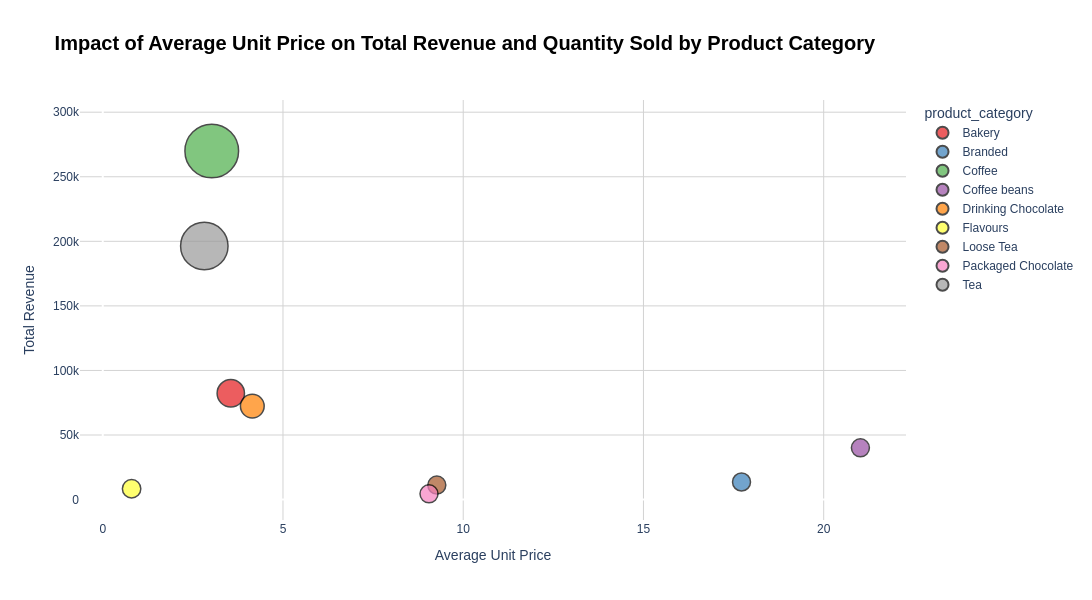

Write notebook code for a chart like this one.
### Code cell
fig = px.scatter(
    summary_data,
    x='average_unit_price',
    y='total_Revenue',
    size='total_quantity_sold',
    color='product_category',
    hover_name='product_category',
    title='<b>Impact of Average Unit Price on Total Revenue and Quantity Sold by Product Category</b>',
    labels={
        'average_unit_price': 'Average Unit Price', 
        'total_sales': 'Total Sales'
    },
    color_discrete_sequence=px.colors.qualitative.Set1  

    
)


fig.update_layout(
    title_font=dict(size=20, family='Arial', color='black'),
    font=dict(size=12, family='Arial'),
    height=600,
    width=1200,
    plot_bgcolor='white',
    xaxis=dict(
        title='Average Unit Price',
        showgrid=True,
        gridcolor='lightgray'
    ),
    yaxis=dict(
        title='Total Revenue',
        showgrid=True,
        gridcolor='lightgray'
    ),
    showlegend=True  # Keep the legend visible
)

# Adjust marker sizes to ensure visibility without overwhelming the chart
fig.update_traces(
    marker=dict(
        sizemode='area',
        sizeref=2.5*max(summary_data['total_quantity_sold'])/(60**2),  # Optimized for better balance
        sizemin=9,  # Ensure small points are visible without being too large
        line=dict(width=1.5, color='black')
    )
)

# Show the plot
fig.show()

### Figure 1 — Plotly figure (JSON) as saved in the notebook; plotly's stock layout.template omitted (floating-point values rounded to 4 significant figures)
{"data": [{"hovertemplate": "<b>%{hovertext}</b><br><br>product_category=Bakery<br>Average Unit Price=%{x}<br>total_Revenue=%{y}<br>total_quantity_sold=%{marker.size}<extra></extra>", "hovertext": ["Bakery"], "legendgroup": "Bakery", "marker": {"color": "rgb(228,26,28)", "line": {"color": "black", "width": 1.5}, "size": [23214], "sizemin": 9, "sizemode": "area", "sizeref": 61.98, "symbol": "circle"}, "mode": "markers", "name": "Bakery", "orientation": "v", "showlegend": true, "type": "scatter", "x": [3.552], "xaxis": "x", "y": [82320.0], "yaxis": "y"}, {"hovertemplate": "<b>%{hovertext}</b><br><br>product_category=Branded<br>Average Unit Price=%{x}<br>total_Revenue=%{y}<br>total_quantity_sold=%{marker.size}<extra></extra>", "hovertext": ["Branded"], "legendgroup": "Branded", "marker": {"color": "rgb(55,126,184)", "line": {"color": "black", "width": 1.5}, "size": [776], "sizemin": 9, "sizemode": "area", "sizeref": 61.98, "symbol": "circle"}, "mode": "markers", "name": "Branded", "orientation": "v", "showlegend": true, "type": "scatter", "x": [17.72], "xaxis": "x", "y": [13610.0], "yaxis": "y"}, {"hovertemplate": "<b>%{hovertext}</b><br><br>product_category=Coffee<br>Average Unit Price=%{x}<br>total_Revenue=%{y}<br>total_quantity_sold=%{marker.size}<extra></extra>", "hovertext": ["Coffee"], "legendgroup": "Coffee", "marker": {"color": "rgb(77,175,74)", "line": {"color": "black", "width": 1.5}, "size": [89250], "sizemin": 9, "sizemode": "area", "sizeref": 61.98, "symbol": "circle"}, "mode": "markers", "name": "Coffee", "orientation": "v", "showlegend": true, "type": "scatter", "x": [3.024], "xaxis": "x", "y": [270000.0], "yaxis": "y"}, {"hovertemplate": "<b>%{hovertext}</b><br><br>product_category=Coffee beans<br>Average Unit Price=%{x}<br>total_Revenue=%{y}<br>total_quantity_sold=%{marker.size}<extra></extra>", "hovertext": ["Coffee beans"], "legendgroup": "Coffee beans", "marker": {"color": "rgb(152,78,163)", "line": {"color": "black", "width": 1.5}, "size": [1828], "sizemin": 9, "sizemode": "area", "sizeref": 61.98, "symbol": "circle"}, "mode": "markers", "name": "Coffee beans", "orientation": "v", "showlegend": true, "type": "scatter", "x": [21.02], "xaxis": "x", "y": [40090.0], "yaxis": "y"}, {"hovertemplate": "<b>%{hovertext}</b><br><br>product_category=Drinking Chocolate<br>Average Unit Price=%{x}<br>total_Revenue=%{y}<br>total_quantity_sold=%{marker.size}<extra></extra>", "hovertext": ["Drinking Chocolate"], "legendgroup": "Drinking Chocolate", "marker": {"color": "rgb(255,127,0)", "line": {"color": "black", "width": 1.5}, "size": [17457], "sizemin": 9, "sizemode": "area", "sizeref": 61.98, "symbol": "circle"}, "mode": "markers", "name": "Drinking Chocolate", "orientation": "v", "showlegend": true, "type": "scatter", "x": [4.149], "xaxis": "x", "y": [72420.0], "yaxis": "y"}, {"hovertemplate": "<b>%{hovertext}</b><br><br>product_category=Flavours<br>Average Unit Price=%{x}<br>total_Revenue=%{y}<br>total_quantity_sold=%{marker.size}<extra></extra>", "hovertext": ["Flavours"], "legendgroup": "Flavours", "marker": {"color": "rgb(255,255,51)", "line": {"color": "black", "width": 1.5}, "size": [10511], "sizemin": 9, "sizemode": "area", "sizeref": 61.98, "symbol": "circle"}, "mode": "markers", "name": "Flavours", "orientation": "v", "showlegend": true, "type": "scatter", "x": [0.8], "xaxis": "x", "y": [8409.0], "yaxis": "y"}, {"hovertemplate": "<b>%{hovertext}</b><br><br>product_category=Loose Tea<br>Average Unit Price=%{x}<br>total_Revenue=%{y}<br>total_quantity_sold=%{marker.size}<extra></extra>", "hovertext": ["Loose Tea"], "legendgroup": "Loose Tea", "marker": {"color": "rgb(166,86,40)", "line": {"color": "black", "width": 1.5}, "size": [1210], "sizemin": 9, "sizemode": "area", "sizeref": 61.98, "symbol": "circle"}, "mode": "markers", "name": "Loose Tea", "orientation": "v", "showlegend": true, "type": "scatter", "x": [9.267], "xaxis": "x", "y": [11210.0], "yaxis": "y"}, {"hovertemplate": "<b>%{hovertext}</b><br><br>product_category=Packaged Chocolate<br>Average Unit Price=%{x}<br>total_Revenue=%{y}<br>total_quantity_sold=%{marker.size}<extra></extra>", "hovertext": ["Packaged Chocolate"], "legendgroup": "Packaged Chocolate", "marker": {"color": "rgb(247,129,191)", "line": {"color": "black", "width": 1.5}, "size": [487], "sizemin": 9, "sizemode": "area", "sizeref": 61.98, "symbol": "circle"}, "mode": "markers", "name": "Packaged Chocolate", "orientation": "v", "showlegend": true, "type": "scatter", "x": [9.051], "xaxis": "x", "y": [4408.0], "yaxis": "y"}, {"hovertemplate": "<b>%{hovertext}</b><br><br>product_category=Tea<br>Average Unit Price=%{x}<br>total_Revenue=%{y}<br>total_quantity_sold=%{marker.size}<extra></extra>", "hovertext": ["Tea"], "legendgroup": "Tea", "marker": {"color": "rgb(153,153,153)", "line": {"color": "black", "width": 1.5}, "size": [69737], "sizemin": 9, "sizemode": "area", "sizeref": 61.98, "symbol": "circle"}, "mode": "markers", "name": "Tea", "orientation": "v", "showlegend": true, "type": "scatter", "x": [2.817], "xaxis": "x", "y": [196400.0], "yaxis": "y"}], "layout": {"font": {"family": "Arial", "size": 12}, "height": 600, "legend": {"itemsizing": "constant", "title": {"text": "product_category"}, "tracegroupgap": 0}, "plot_bgcolor": "white", "showlegend": true, "title": {"font": {"color": "black", "family": "Arial", "size": 20}, "text": "<b>Impact of Average Unit Price on Total Revenue and Quantity Sold by Product Category</b>"}, "width": 1200, "xaxis": {"anchor": "y", "domain": [0, 1], "gridcolor": "lightgray", "showgrid": true, "title": {"text": "Average Unit Price"}}, "yaxis": {"anchor": "x", "domain": [0, 1], "gridcolor": "lightgray", "showgrid": true, "title": {"text": "Total Revenue"}}}}
